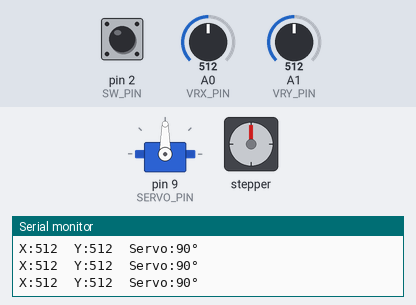
This sketch was run on a simulated Arduino Uno, built with avr-gcc and run on an emulated ATmega328P. On the bench: servo, stepper motor, the last lines printed to the serial monitor. Inputs (shaded band) come from the test bench; at power-on: A1 (VRY_PIN) = 512, A0 (VRX_PIN) = 512, pin 2 (SW_PIN) HIGH. Stepper angles assume 2048 steps per turn.

Above: at 1.2 s.
1.3 s: A1 (VRY_PIN) set to 390
At 2.54 s:
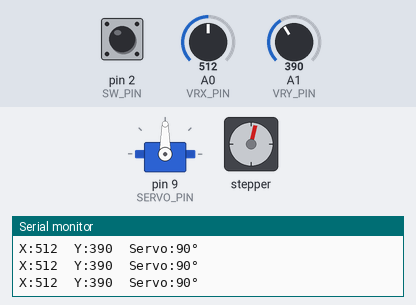
4.3 s: A0 (VRX_PIN) set to 0
At 4.51 s:
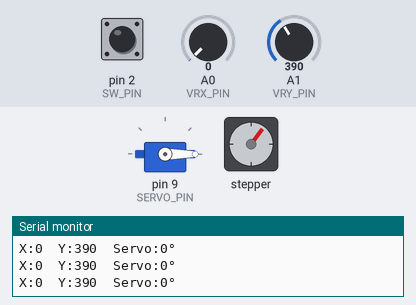
7.3 s: pin 2 (SW_PIN) pulled LOW for 0.15 s
At 8.3 s:
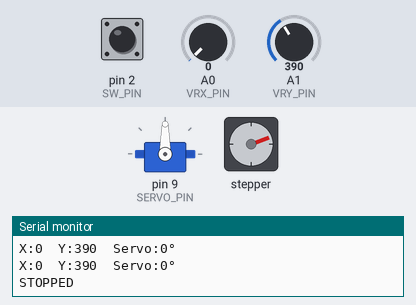
8.9 s: pin 2 (SW_PIN) pulled LOW for 1 s
At 10.23 s:
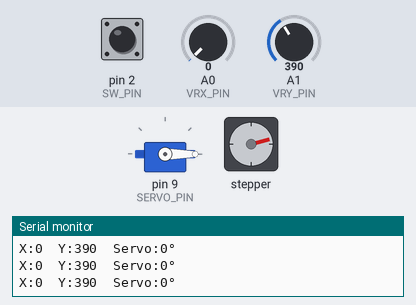
12.3 s: A1 (VRY_PIN) set to 306
15.3 s: A0 (VRX_PIN) set to 8
At 15.69 s:
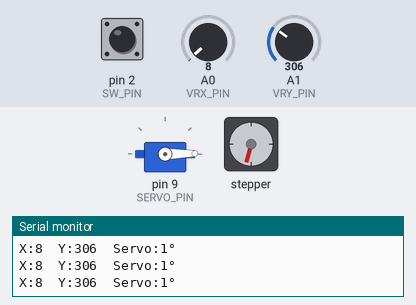
18.3 s: A0 (VRX_PIN) set to 11
Timing chart, 0 to 22.3 s (numbered marks = the images above; inputs shaded):
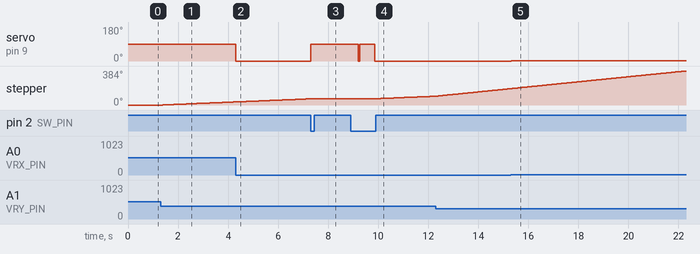

Measured:
- after the input at 1.3 s, stepper: keeps turning clockwise at about 12°/s, starting after 0.09 s
- after the input at 4.3 s, servo on pin 9 (SERVO_PIN): 90° → 0° at once
- after the input at 7.3 s, servo on pin 9 (SERVO_PIN): 0° → 90° at once; stepper: stops changing and stays 70°
- after the input at 15.3 s, servo on pin 9 (SERVO_PIN): 0° → 1° at once

The sketch:

Arduino_Joystick_Motor_Control1.ino
```cpp
#include <Servo.h>
#include <Stepper.h>

// ── Pin definitions ────────────────────────────
const int VRX_PIN  = A0;   // Joystick X  → servo
const int VRY_PIN  = A1;   // Joystick Y  → stepper
const int SW_PIN   = 2;    // Joystick button → e-stop
const int SERVO_PIN = 9;

// Stepper: 28BYJ-48 has 2048 steps/revolution
const int STEPS_PER_REV = 2048;
Stepper stepper(STEPS_PER_REV, 8, 6, 7, 5); // IN1,IN2,IN3,IN4

Servo myServo;

bool stopped = false;

void setup() {
  myServo.attach(SERVO_PIN);
  myServo.write(90);             // start centered

  pinMode(SW_PIN, INPUT_PULLUP); // button uses internal pull-up

  stepper.setSpeed(15);          // default RPM (max ~17 for 28BYJ-48)
  Serial.begin(9600);
}

void loop() {
  // ── Emergency stop (active LOW because INPUT_PULLUP) ──
  if (digitalRead(SW_PIN) == LOW) {
    stopped = !stopped;          // toggle on each press
    myServo.write(90);           // return servo to center
    delay(300);                  // debounce
    Serial.println(stopped ? "STOPPED" : "RUNNING");
  }

  if (stopped) return;           // do nothing while stopped

  // ── Read joystick ──────────────────────────────────────
  int xVal = analogRead(VRX_PIN);   // 0 – 1023
  int yVal = analogRead(VRY_PIN);   // 0 – 1023

  // ── Servo: map X-axis → 0–180° ────────────────────────
  int servoAngle = map(xVal, 0, 1023, 0, 180);
  myServo.write(servoAngle);

  // ── Stepper: Y-axis controls speed and direction ───────
  //   Dead zone: 400–623  → stop
  //   0–399  → forward, speed proportional to how far pushed
  //   624–1023 → backward, speed proportional

  int stepDelay;

  if (yVal < 400) {
    // Forward – the further from center, the faster
    int speed = map(yVal, 0, 399, 17, 1);  // 1 = fastest RPM
    stepper.setSpeed(speed);
    stepper.step(4);                        // small step per loop tick

  } else if (yVal > 623) {
    // Backward
    int speed = map(yVal, 624, 1023, 1, 17);
    stepper.setSpeed(speed);
    stepper.step(-4);

  }
  // else: dead zone → stepper doesn't move (no step() call)

  // ── Debug output ───────────────────────────────────────
  Serial.print("X:"); Serial.print(xVal);
  Serial.print("  Y:"); Serial.print(yVal);
  Serial.print("  Servo:"); Serial.print(servoAngle);
  Serial.println("°");
}
```
